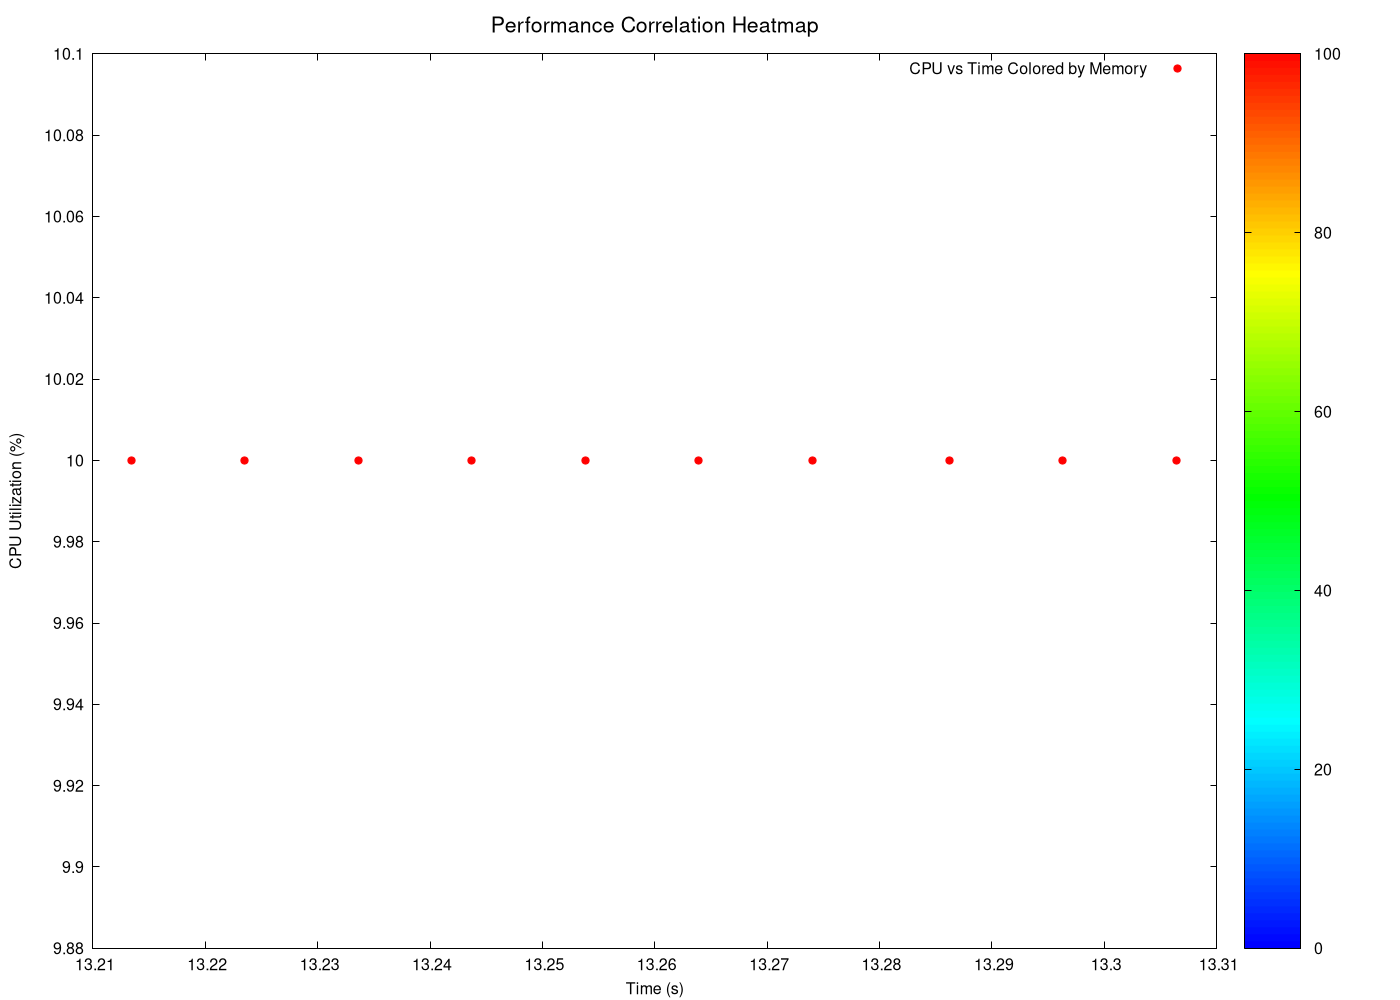

This chart was generated by the following gnuplot code:
# GNUplot script for 3D heatmaps
set terminal pngcairo enhanced font 'Helvetica,12' size 1400,1000
set output 'png/bubble_sort_20260131_225833_3d_heatmap_heatmap.png'

set title 'Performance Correlation Heatmap' font 'Helvetica,16'
set xlabel 'Time (s)' font 'Helvetica,12'
set ylabel 'CPU Utilization (%)' font 'Helvetica,12'
set zlabel 'Memory Usage (MB)' font 'Helvetica,12'

# Configure pm3d for heatmap
set pm3d map
set palette defined (0 '#0000ff', 1 '#00ffff', 2 '#00ff00', 3 '#ffff00', 4 '#ff0000')
set cbrange [0:]
set view map

# 2D heatmap projection (since we have time-series data)
plot 'png/bubble_sort_20260131_225833_3d_heatmap_heatmap.dat' using 1:2:3 with points palette pt 7 ps 1.2 title 'CPU vs Time Colored by Memory'
